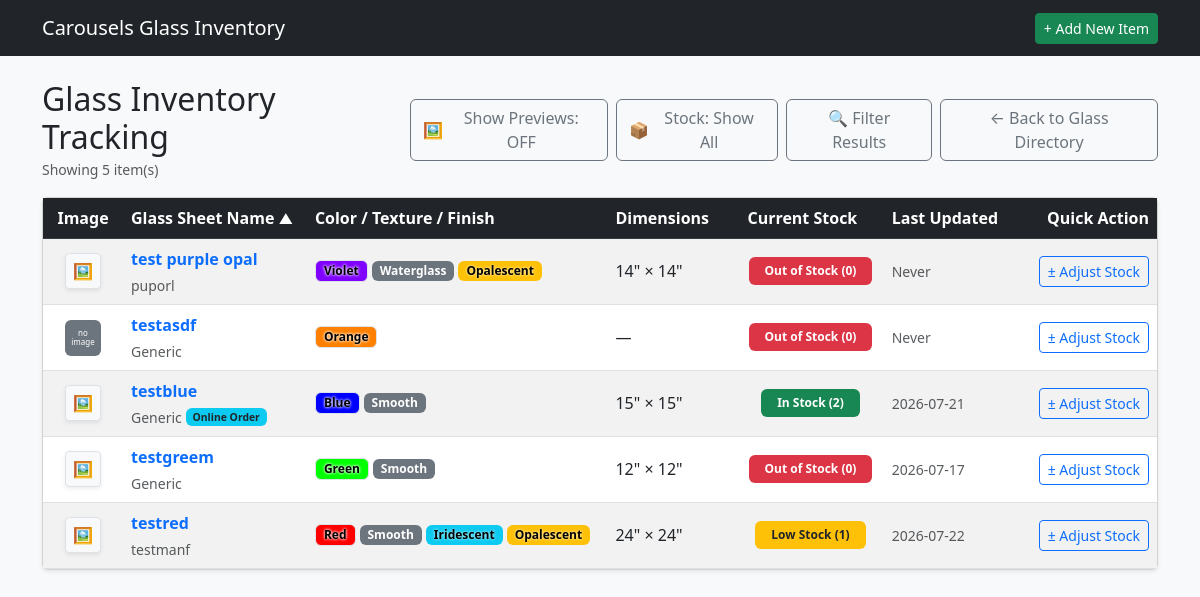
Page /glass/inventory on the earlier database version.
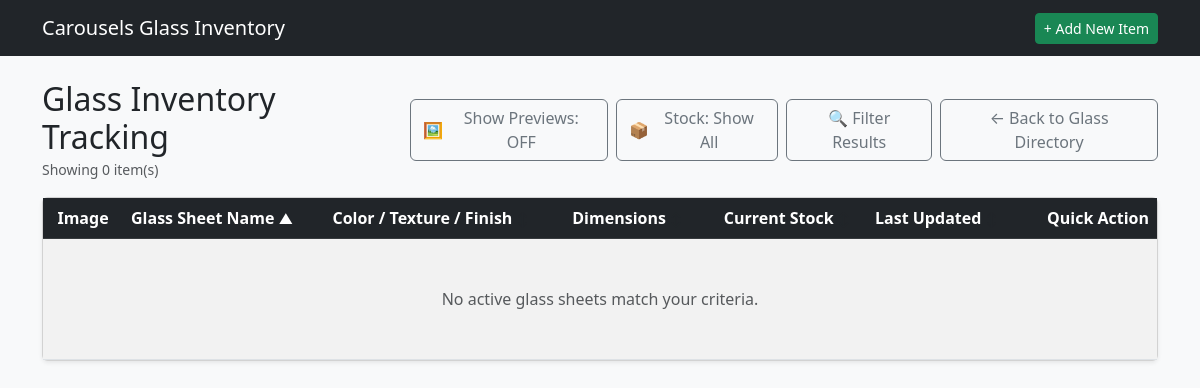
Same page on the later database version.
### tables this page shows
CREATE TABLE GPC (

    GLASSID INTEGER,                          
    GLSPRICE NUMERIC,                         
    STDATE TEXT,                              
    ENDDATE TEXT,                             

    FOREIGN KEY (GLASSID) REFERENCES GSI(GLASSID) ON DELETE CASCADE ON UPDATE CASCADE

);

CREATE TABLE GSI (

    GLASSID INTEGER PRIMARY KEY AUTOINCREMENT,
    GLSNAME TEXT,
    GLSMANF TEXT,
    GLSLEN INTEGER,
    GLSWID INTEGER,
    GLSTHK INTEGER,
    GLSTEX TEXT,
    GLSIRI INTEGER,
    GLSOPAL INTEGER,
    GLSOURCE TEXT,
    GLLINK TEXT,
    GLSIMG TEXT,
    GLSNOTE TEXT,
    COLOR TEXT,
    ISACTIVE INTEGER,

    FOREIGN KEY (GLSTEX) REFERENCES GTL(GLSTEX) ON DELETE SET NULL ON UPDATE CASCADE,
    FOREIGN KEY (COLOR) REFERENCES COLOR(COLOR) ON DELETE SET NULL ON UPDATE CASCADE,
    FOREIGN KEY (GLSOURCE) REFERENCES GSL(GLSOURCE) ON DELETE SET NULL ON UPDATE CASCADE

);

### app.py (the view, shortened to what this page needs)
@app.route('/glass/inventory', methods=['GET', 'POST'])
def glass_inventory():
    db = get_db()
    sort_by = request.args.get('sort_by', 'GLSNAME')
    order = request.args.get('order', 'asc').lower()
    if order not in ['asc', 'desc']:
        order = 'asc'
    q = request.args.get('q', '').strip()
    manf = request.args.get('manf', '').strip()
    tex = request.args.get('tex', '').strip()
    color = request.args.get('color', '').strip()
    source = request.args.get('source', '').strip()
    min_price = request.args.get('min_price', '').strip()
    max_price = request.args.get('max_price', '').strip()
    stock_filter = request.args.get('stock_filter', '').strip()
    iridescent_filter = request.args.get('iridescent')
    opalescent_filter = request.args.get('opalescent')
    stock_display_mode = request.args.get('stock_display', 'all')
    allowed_sorts = {
        'GLASSID': 'GLASSID',
        'GLSNAME': 'GLSNAME',
        'GLSMANF': 'GLSMANF',
        'GLSTEX': 'GLSTEX',
        'COLOR': 'COLOR',
        'COLOR_HSV': 'COLOR_HSV',
        'GLSIRI': 'GLSIRI',
        'GLSOPAL': 'GLSOPAL',
        'GLSLEN': 'GLSLEN',
        'CURRENT_STOCK': 'CURRENT_STOCK',
        'LAST_UPDATED': 'LAST_UPDATED'
    }
    sql_sort_column = 'GLSNAME' if sort_by == 'COLOR_HSV' else allowed_sorts.get(sort_by, 'GLSNAME')
    where_clauses = ["g.ISACTIVE = 1"]
    params = []
    if q:
        where_clauses.append("(g.GLSNAME LIKE ? OR g.GLSMANF LIKE ? OR g.GLSNOTE LIKE ?)")
        params.extend([f"%{q}%", f"%{q}%", f"%{q}%"])
    if manf:
        where_clauses.append("g.GLSMANF = ?")
        params.append(manf)
    if tex:
        where_clauses.append("g.GLSTEX = ?")
        params.append(tex)
    if color:
        where_clauses.append("g.COLOR = ?")
        params.append(color)
    if iridescent_filter:
        where_clauses.append("g.GLSIRI = ?")
        params.append(iridescent_filter)
    if opalescent_filter:
        where_clauses.append("g.GLSOPAL = ?")
        params.append(opalescent_filter)
    if source:
        where_clauses.append("g.GLSOURCE = ?")
        params.append(source)
    if min_price:
        where_clauses.append("p.GLSPRICE >= ?")
        params.append(min_price)
    if max_price:
        where_clauses.append("p.GLSPRICE <= ?")
        params.append(max_price)
    where_sql = f"WHERE {' AND '.join(where_clauses)}"
    having_conditions = []
    if stock_filter == 'out':
        having_conditions.append("CURRENT_STOCK = 0")
    elif stock_filter == 'low':
        having_conditions.append("CURRENT_STOCK = 1")
    elif stock_filter == 'in':
        having_conditions.append("CURRENT_STOCK > 1")
    if stock_display_mode == 'out':
        having_conditions.append("CURRENT_STOCK <= 0")
    elif stock_display_mode == 'hide':
        having_conditions.append("CURRENT_STOCK > 0")
    stock_having_sql = f"GROUP BY GLASSID HAVING {' AND '.join(having_conditions)}" if having_conditions else ""
    query = f"""
        SELECT GLASSID, GLSNAME, GLSMANF, GLSLEN, GLSWID, GLSTHK, GLSTEX,
               GLSIRI, GLSOPAL, GLSOURCE, GLLINK, GLSIMG, GLSNOTE, COLOR,
               ISACTIVE, CHEX, GLSPRICE, SRCWEB, CURRENT_STOCK, LAST_UPDATED
        FROM (
            SELECT g.GLASSID, g.GLSNAME, g.GLSMANF, g.GLSLEN, g.GLSWID, g.GLSTHK,
                   g.GLSTEX, g.GLSIRI, g.GLSOPAL, g.GLSOURCE, g.GLLINK, g.GLSIMG,
                   g.GLSNOTE, g.COLOR, g.ISACTIVE, c.CHEX, p.GLSPRICE, l.SRCWEB,
                   COALESCE((
                       SELECT i.GLSSTOCK
                       FROM GLSINV i
                       WHERE i.GLASSID = g.GLASSID
                       ORDER BY i.TS DESC, i.GLSTRNID DESC
                       LIMIT 1
                   ), 0) AS CURRENT_STOCK,
                   (
                       SELECT i.TS
                       FROM GLSINV i
                       WHERE i.GLASSID = g.GLASSID
                       ORDER BY i.TS DESC, i.GLSTRNID DESC
                       LIMIT 1
                   ) AS LAST_UPDATED
            FROM GSI g
            LEFT JOIN COLOR c ON g.COLOR = c.COLOR
            LEFT JOIN GPC p ON g.GLASSID = p.GLASSID
            LEFT JOIN GSL l ON g.GLSOURCE = l.GLSOURCE
            {where_sql}
        ) sub
        {stock_having_sql}
        ORDER BY {sql_sort_column} {order.upper()}
    """
    raw_items = db.execute(query, params).fetchall()
    inventory_items = []
    for row in raw_items:
        item = dict(row)
        item['COLOR_HSV'] = hex_to_hsv(item.get('CHEX'))
        inventory_items.append(item)
    if sort_by == 'COLOR_HSV':
        inventory_items.sort(
            key=lambda x: x['COLOR_HSV'],
            reverse=(order == 'desc')
        )
    textures = db.execute("SELECT DISTINCT GLSTEX FROM GSI WHERE ISACTIVE = 1 AND GLSTEX IS NOT NULL AND GLSTEX != '' ORDER BY GLSTEX").fetchall()
    colors = db.execute("SELECT * FROM COLOR ORDER BY COLOR").fetchall()
    sources = db.execute("SELECT DISTINCT GLSOURCE FROM GSI WHERE ISACTIVE = 1 AND GLSOURCE IS NOT NULL AND GLSOURCE != '' ORDER BY GLSOURCE").fetchall()
    manufacturers = db.execute("SELECT DISTINCT GLSMANF FROM GSI WHERE ISACTIVE = 1 AND GLSMANF IS NOT NULL AND GLSMANF != '' ORDER BY GLSMANF").fetchall()
    iridescent_options = db.execute("SELECT DISTINCT GLSIRI FROM GSI WHERE ISACTIVE = 1 AND GLSIRI = 1").fetchall()
    opalescent_options = db.execute("SELECT DISTINCT GLSOPAL FROM GSI WHERE ISACTIVE = 1 AND GLSOPAL = 1").fetchall()
    return render_template(
        'glass_inventory.html',
        inventory_items=inventory_items,
        textures=textures,
        colors=colors,
        sources=sources,
        manufacturers=manufacturers,
        iridescent_options=iridescent_options,
        opalescent_options=opalescent_options,
        current_sort=sort_by,
        current_order=order,
        today_date=date.today().isoformat(),
        filters={
            'q': request.args.get('q', ''),
            'manf': request.args.get('manf', ''),
            'tex': request.args.get('tex', ''),
            'color': request.args.get('color', ''),
            'source': request.args.get('source', ''),
            'min_price': request.args.get('min_price', ''),
            'max_price': request.args.get('max_price', ''),
            'stock_filter': request.args.get('stock_filter', ''),
            'stock_display': stock_display_mode,
            'iridescent': request.args.get('iridescent', ''),
            'opalescent': request.args.get('opalescent', '')
        }
    )

### templates/glass_inventory.html (shortened to what this page needs)
{% extends 'base.html' %}
{% block content %}
<div class="d-flex justify-content-between align-items-center mb-3">
    <div>
        <h2 class="mb-0">Glass Inventory Tracking</h2>
        <small class="text-muted">Showing {{ inventory_items|length }} item(s)</small>
    </div>
    <div class="d-flex gap-2">
        <button type="button" id="thumbnailToggleBtn" class="btn btn-outline-secondary d-flex align-items-center gap-1" onclick="toggleThumbnails()">
            🖼️ <span id="toggleBtnText">Show Previews: OFF</span>
        </button>
        {% set stock_mode = filters.stock_display | default('all') %}
        <button type="button" id="stockDisplayToggleBtn" class="btn btn-outline-secondary d-flex align-items-center gap-1" onclick="cycleStockDisplay()">
            📦 <span id="stockDisplayBtnText">
                {% if stock_mode == 'out' %}Stock: Out Only
                {% elif stock_mode == 'hide' %}Stock: Hide Out
                {% else %}Stock: Show All{% endif %}
            </span>
        </button>
        <button type="button" class="btn btn-outline-secondary d-flex align-items-center gap-1" data-bs-toggle="modal" data-bs-target="#filterModal">
            🔍 Filter Results
        </button>
        <a href="{{ url_for('list_glass') }}" class="btn btn-outline-secondary">← Back to Glass Directory</a>
    </div>
</div>
{% macro sort_header(col_key, label) %}
    {% set new_order = 'desc' if current_sort == col_key and current_order == 'asc' else 'asc' %}
    <a href="{{ url_for('glass_inventory', sort_by=col_key, order=new_order, **filters) }}" class="text-white text-decoration-none d-block">
        {{ label }}
        {% if current_sort == col_key %}
            <small>{{ '▲' if current_order == 'asc' else '▼' }}</small>
        {% else %}
            <small class="text-muted" style="opacity: 0.4;">↕</small>
        {% endif %}
    </a>
{% endmacro %}
<div class="card shadow-sm">
    <div class="card-body p-0">
        <table class="table table-striped table-hover mb-0 align-middle">
            <thead class="table-dark">
                <tr>
                    <th style="width: 80px;" class="text-center">Image</th>
                    <th>{{ sort_header('GLSNAME', 'Glass Sheet Name') }}</th>
                    <th>{{ sort_header('COLOR_HSV', 'Color / Texture / Finish') }}</th>
                    <th>{{ sort_header('GLSLEN', 'Dimensions') }}</th>
                    <th class="text-center">{{ sort_header('CURRENT_STOCK', 'Current Stock') }}</th>
                    <th>{{ sort_header('LAST_UPDATED', 'Last Updated') }}</th>
                    <th class="text-end">Quick Action</th>
                </tr>
            </thead>
            <tbody>
                {% for item in inventory_items %}
                {% set stock = item.CURRENT_STOCK if item.CURRENT_STOCK is not none else 0 %}
                {% set img_src = item.GLSIMG %}
                {% if img_src %}
                    {% if not img_src.startswith('http') and not img_src.startswith('/') and not img_src.startswith('static/') %}
                        {% set img_src = 'static/' + img_src %}
                    {% endif %}
                {% endif %}
                <tr>
                    <td class="text-center">
                        {% if img_src %}
                            {% set resolved_img_url = url_for('static', filename=img_src.replace('static/', '')) if img_src.startswith('static/') else img_src %}
                            <div class="image-container-wrapper position-relative d-inline-block">
                                <button type="button" class="btn btn-sm btn-light border p-0 image-preview-btn shadow-sm"
                                        data-bs-toggle="modal"
                                        data-bs-target="#imagePreviewModal"
                                        data-imgsrc="{{ resolved_img_url }}"
                                        data-glassname="{{ item.GLSNAME }}"
                                        onmouseenter="showHoverPopup(event, '{{ resolved_img_url }}')"
                                        onmouseleave="hideHoverPopup()"
                                        style="width: 36px; height: 36px;">
                                    <span class="icon-view fs-6">🖼️</span>
                                </button>
                            </div>
                        {% else %}
                            <div class="bg-secondary text-white rounded d-inline-flex align-items-center justify-content-center p-1"
                                 style="width: 36px; height: 36px; font-size: 8px; line-height: 1.1; text-align: center;"
                                 title="No image exists">
                                no image
                            </div>
                        {% endif %}
                    </td>
                    <td>
                        <a href="{{ url_for('glass_detail', glass_id=item.GLASSID) }}" class="fw-bold text-decoration-none text-primary">
                            {{ item.GLSNAME }}
                        </a>
                        <div class="small text-muted d-flex align-items-center gap-1 mt-1">
                            <span>{{ item.GLSMANF or 'Generic' }}</span>
                            {% if item.SRCWEB == 1 %}
                                <span class="badge bg-info text-dark" style="font-size: 0.65rem;">Online Order</span>
                            {% endif %}
                        </div>
                    </td>
                    <td>
                        <div class="d-flex flex-wrap gap-1 align-items-center">
                            {% if item.COLOR %}
                                {% set bg_hex = item.CHEX if item.CHEX else 'ccc' %}
                                {% if not bg_hex.startswith('#') %}
                                    {% set bg_hex = '#' + bg_hex %}
                                {% endif %}
                                <span class="badge border px-2 py-1" style="background-color: {{ bg_hex }}; color: #000 !important; text-shadow: 0px 0px 3px rgba(255,255,255,0.9), 0px 0px 3px rgba(255,255,255,0.9); font-weight: 600;">
                                    {{ item.COLOR }}
                                </span>
                            {% endif %}
                            {% if item.GLSTEX %}
                                <span class="badge bg-secondary text-white px-2 py-1">
                                    {{ item.GLSTEX }}
                                </span>
                            {% endif %}
                            {% if item.GLSIRI %}
                                <span class="badge px-2 py-1" style="background-color: #0dcaf0; color: #000 !important; text-shadow: 0px 0px 3px rgba(255,255,255,0.9); font-weight: 600;">
                                    Iridescent
                                </span>
                            {% endif %}
                            {% if item.GLSOPAL %}
                                <span class="badge px-2 py-1" style="background-color: #ffc107; color: #000 !important; text-shadow: 0px 0px 3px rgba(255,255,255,0.9); font-weight: 600;">
                                    Opalescent
                                </span>
                            {% endif %}
                        </div>
                    </td>
                    <td>
                        {% if item.GLSLEN %}{{ item.GLSLEN }}" × {{ item.GLSWID }}"{% else %}—{% endif %}
                    </td>
                    <td class="text-center">
                        {% if stock <= 0 %}
                            <span class="badge bg-danger px-3 py-2">Out of Stock (0)</span>
                        {% elif stock == 1 %}
                            <span class="badge bg-warning text-dark px-3 py-2">Low Stock (1)</span>
                        {% else %}
                            <span class="badge bg-success px-3 py-2">In Stock ({{ stock }})</span>
                        {% endif %}
                    </td>
                    <td>
                        <span class="text-muted small">{{ item.LAST_UPDATED or 'Never' }}</span>
                    </td>
                    <td class="text-end">
                        <button type="button" class="btn btn-sm btn-outline-primary adjust-btn"
                                data-bs-toggle="modal"
                                data-bs-target="#adjustModal"
                                data-glassid="{{ item.GLASSID }}"
                                data-glassname="{{ item.GLSNAME }}"
                                data-currentstock="{{ stock }}">
                            ± Adjust Stock
                        </button>
                    </td>
                </tr>
                {% else %}
                <tr>
                    <td colspan="7" class="text-center py-5 text-muted">
                        No active glass sheets match your criteria.
                    </td>
                </tr>
                {% endfor %}
            </tbody>
        </table>
    </div>
</div>
{% endblock %}

Differences in the rows shown:
removed GPC: GLSNAME "test purple opal", GLSMANF "puporl", COLOR "Violet", GLSTEX "Waterglass", shows "Opalescent", GLSLEN "14", GLSWID "14", shows "Out of Stock (0)", LAST_UPDATED "Never"
removed GSI: shows "no image", GLSNAME "testasdf", GLSMANF "Generic", COLOR "Orange", shows "Out of Stock (0)", LAST_UPDATED "Never"
removed GPC: GLSNAME "testblue", GLSMANF "Generic", shows "Online Order", COLOR "Blue", GLSTEX "Smooth", GLSLEN "15", GLSWID "15", GLASSID "2", LAST_UPDATED "2026-07-21"
removed GPC: GLSNAME "testgreem", GLSMANF "Generic", COLOR "Green", GLSTEX "Smooth", GLSLEN "12", GLSWID "12", shows "Out of Stock (0)", LAST_UPDATED "2026-07-17"
removed GPC: GLSNAME "testred", GLSMANF "testmanf", COLOR "Red", GLSTEX "Smooth", shows "Iridescent", shows "Opalescent", GLSLEN "24", GLSWID "24", shows "Low Stock (1)", LAST_UPDATED "2026-07-22"
Other differences:
{{ inventory_items|length }}: "5" → "0"
text now shown: "No active glass sheets match your criteria."
